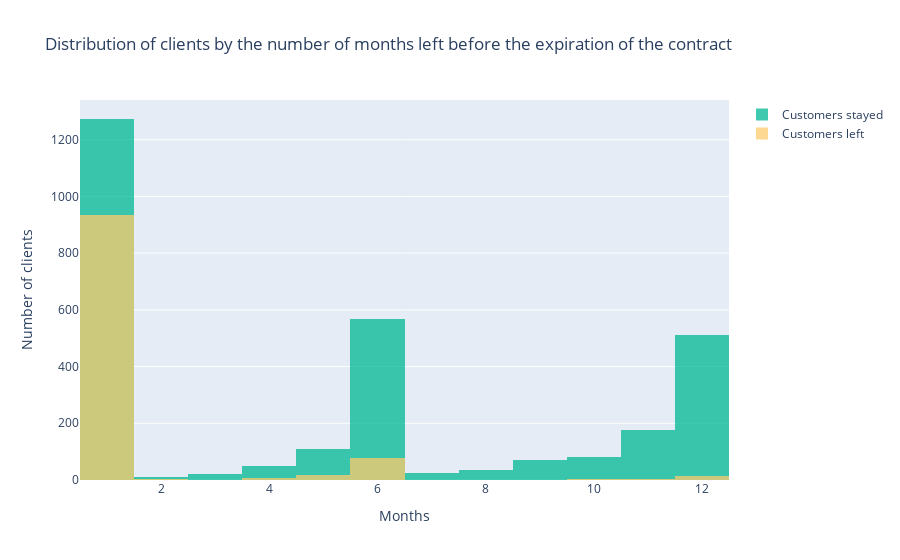

Source (notebook cell):
### Markdown cell above
Loyal customers spend more money on additional services for the entire duration of the subscription. However, due to the fact that loyal customers go to the gym on average 5 times longer, and if we compare the costs of additional services per month, it turns out that customers who are inclined to stop exercising spend more money.

### Code cell
plot_histogram('month_to_end',
               'Distribution of clients by the number of months left before the expiration of the contract',
               'Months')

### Figure 1 — Plotly figure (JSON) as saved in the notebook; plotly's stock layout.template omitted (floating-point values rounded to 4 significant figures; data arrays with more than 128 entries replaced by an {"elided": "..."} marker saying what was removed)
{"data": [{"alignmentgroup": "True", "bingroup": "x", "hovertemplate": "=Customers stayed<br>month_to_end=%{x}<br>count=%{y}<extra></extra>", "legendgroup": "Customers stayed", "marker": {"color": "#00b894"}, "name": "Customers stayed", "offsetgroup": "Customers stayed", "opacity": 0.75, "orientation": "v", "showlegend": true, "type": "histogram", "x": {"elided": "2939 int values"}, "xaxis": "x", "yaxis": "y"}, {"alignmentgroup": "True", "bingroup": "x", "hovertemplate": "=Customers left<br>month_to_end=%{x}<br>count=%{y}<extra></extra>", "legendgroup": "Customers left", "marker": {"color": "#fdcb6e"}, "name": "Customers left", "offsetgroup": "Customers left", "opacity": 0.75, "orientation": "v", "showlegend": true, "type": "histogram", "x": {"elided": "1061 int values"}, "xaxis": "x", "yaxis": "y"}], "layout": {"barmode": "overlay", "legend": {"title": {"text": ""}, "tracegroupgap": 0}, "title": {"text": "Distribution of clients by the number of months left before the expiration of the contract"}, "xaxis": {"anchor": "y", "domain": [0, 1], "title": {"text": "Months"}}, "yaxis": {"anchor": "x", "domain": [0, 1], "title": {"text": "Number of clients"}}}}
